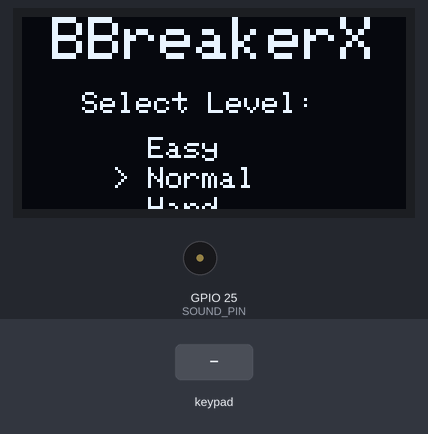
This sketch was run on a simulated ESP32. Shown: 128×64 one-colour display, buzzer (waves = sounding). Inputs (shaded band) come from the test bench. Random numbers use the default seed unless the sketch sets one.

Above: at 1.2 s.
1.3 s: key '-' pressed
At 1.97 s:
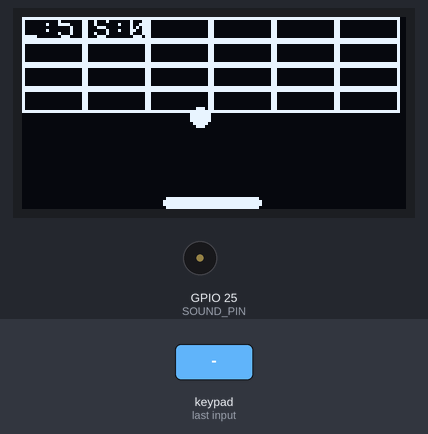
3.6 s: key 'L' pressed
At 5.6 s:
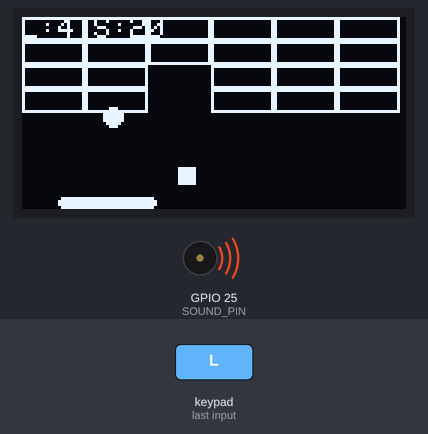
6.6 s: key 'R' pressed
At 7.23 s:
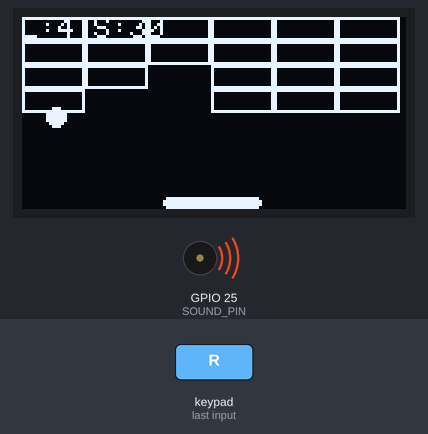
15.6 s: key 'R' pressed
At 18.1 s:
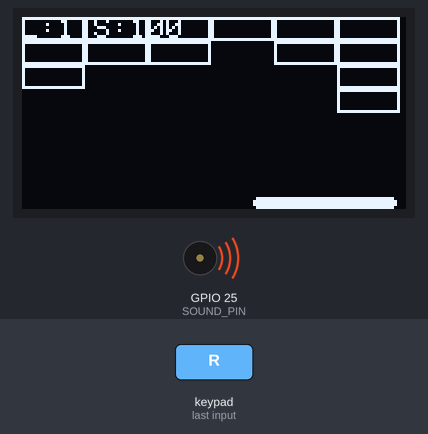
18.6 s: key 'U' pressed
At 20.47 s:
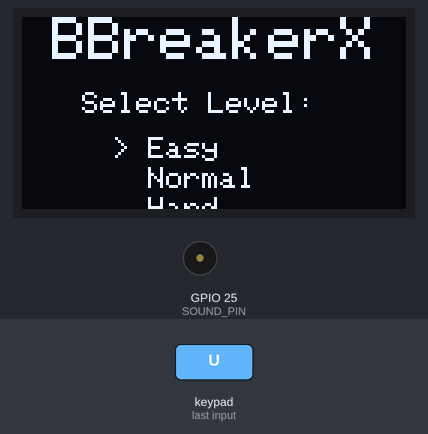
21.6 s: key '-' pressed
At 22.26 s:
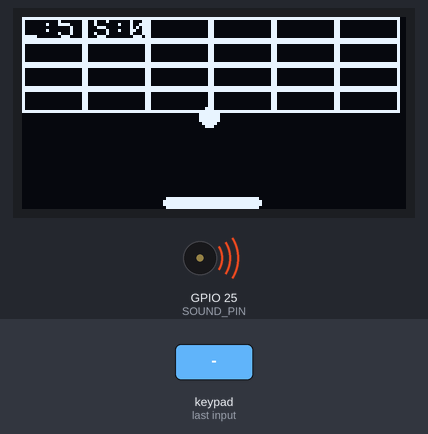
Timing chart, 0 to 25.6 s (numbered marks = the images above; inputs shaded):
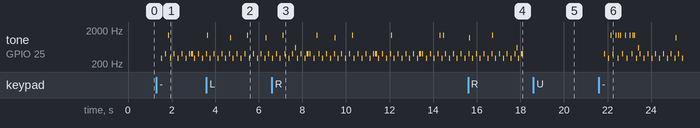

Measured:
- after the input at 1.3 s, tone on GPIO 25 (SOUND_PIN): plays 300 Hz for 0.04 s, 400 Hz for 0.04 s, 1400 Hz for 0.04 s, 300 Hz for 0.04 s, 400 Hz for 0.04 s, 300 Hz for 0.04 s … (14 notes in this stretch), starting after 0.23 s; the display: first changes after 0.41 s (image 1 shows a later state)
- after the input at 21.6 s, tone on GPIO 25 (SOUND_PIN): plays 400 Hz for 0.04 s, 300 Hz for 0.04 s, 1400 Hz for 0.04 s, 400 Hz for 0.04 s, 1400 Hz for 0.04 s, 300 Hz for 0.04 s … (30 notes in this stretch), starting after 0.25 s; the display: first changes after 0.43 s (image 6 shows a later state)

The sketch:

ESP32_Block_Breaker_game_program.ino
```cpp
#include <SPI.h>
#include <Adafruit_GFX.h>
#include <Adafruit_SSD1306.h>
#include <DabbleESP32.h>

// Screen and Display settings
#define SCREEN_WIDTH 128
#define SCREEN_HEIGHT 64
Adafruit_SSD1306 display(SCREEN_WIDTH, SCREEN_HEIGHT, &SPI, 16, 17, 5); // Adjust pins for your setup

// Game Constants
#define SOUND_PIN 25
#define PADDLE_HEIGHT 4
#define BALL_SIZE 3
#define BRICK_ROWS 4
#define BRICK_COLS 6
#define BRICK_WIDTH (SCREEN_WIDTH / BRICK_COLS)
#define BRICK_HEIGHT 8
#define MAX_LIVES 5
#define MAX_PARTICLES 30
#define MAX_POWERUPS 3
#define MAX_BALLS 2

// Data Structures for Game Objects
struct Particle { int x, y, t; };
struct PowerUp { int x, y, type; bool active; };
struct Ball { float x, y, dx, dy; bool active; };

// Game State Variables
int level = 1;
const char* levels[] = {"Easy","Normal","Hard"};
bool selecting = true;
bool gameRunning = false;
int paddleW, paddleX, score, lives;
bool bricks[BRICK_ROWS][BRICK_COLS];

// Object Pools
Particle parts[MAX_PARTICLES];
PowerUp ups[MAX_POWERUPS];
Ball balls[MAX_BALLS];

// --- Sound Functions ---
void toneT(int f, int d) {
  ledcSetup(0, f, 8);
  ledcAttachPin(SOUND_PIN, 0);
  ledcWriteTone(0, f);
  delay(d);
  ledcWriteTone(0, 0);
}

void soundWall() { toneT(600, 30); }
void soundPaddle() { toneT(1200, 30); }
void soundBrick() { toneT(1400, 40); }
void soundLose() { toneT(400, 100); }
void soundWin() { toneT(1500, 500); }

// Non-blocking background sound
unsigned long lastBgSoundTime = 0;
int bgNote = 0;
void bgLoop() {
  if (millis() - lastBgSoundTime > 100) {
    if (bgNote == 0) toneT(300, 40);
    else toneT(400, 40);
    bgNote = (bgNote + 1) % 2;
    lastBgSoundTime = millis();
  }
}

// --- Game Object Management ---
void spawnParticles(int x, int y) {
  for (int i = 0; i < MAX_PARTICLES; i++) {
    parts[i] = {x + random(-5, 6), y + random(-5, 6), random(10, 20)};
  }
}

void spawnPowerUp(int x, int y) {
  for (auto &u : ups) {
    if (!u.active) {
      u = {x, y, random(0, 3), true};
      break;
    }
  }
}

// --- Game State Management ---
void resetGame() {
  paddleW = 40 - level * 7;
  paddleX = (SCREEN_WIDTH - paddleW) / 2;
  score = 0;
  lives = MAX_LIVES;

  // Initialize all bricks as visible
  for (int r = 0; r < BRICK_ROWS; r++) {
    for (int c = 0; c < BRICK_COLS; c++) {
      bricks[r][c] = true;
    }
  }

  // Reset ball(s)
  for(int i = 0; i < MAX_BALLS; i++){
    balls[i] = {
      (float)SCREEN_WIDTH / 2, (float)SCREEN_HEIGHT - 20,
      cos(random(45, 135) * PI / 180.0f) * (2.0f + level * 0.5f),
      -abs(sin(random(45, 135) * PI / 180.0f)) * (2.0f + level * 0.5f),
      i == 0 // Only the first ball is active initially
    };
  }

  // Deactivate all power-ups
  for (auto &u : ups) u.active = false;
  display.clearDisplay();
}

void drawMenu() {
  display.clearDisplay();
  display.setTextSize(2);
  display.setTextColor(SSD1306_WHITE);
  display.setCursor(10, 0);
  display.println("BBreakerX");
  display.setTextSize(1);
  display.setCursor(20, 25);
  display.println("Select Level:");
  for (int i = 0; i < 3; i++) {
    display.setCursor(30, 40 + i * 10);
    if (i == level) display.print("> ");
    else display.print("  ");
    display.println(levels[i]);
  }
  display.display();
}

void showEndGameMessage(const char* message) {
    display.clearDisplay();
    display.setTextSize(2);
    display.setTextColor(SSD1306_WHITE);
    display.setCursor((SCREEN_WIDTH - strlen(message)*12)/2, SCREEN_HEIGHT/2 - 8);
    display.println(message);
    display.display();
    delay(2000); // Show message for 2 seconds
}

// --- Main Setup and Loop ---
void setup() {
  Serial.begin(115200);
  Dabble.begin("BBreakerX"); // Name your ESP32 for the Dabble App
  if (!display.begin(SSD1306_SWITCHCAPVCC, 0x3C)) {
    Serial.println(F("SSD1306 allocation failed"));
    for (;;);
  }
  display.clearDisplay();
  drawMenu();
}

void updateGame() {
  // --- Paddle Movement ---
  if (GamePad.isLeftPressed()) {
    paddleX -= 5;
    if (paddleX < 0) paddleX = 0;
  }
  if (GamePad.isRightPressed()) {
    paddleX += 5;
    if (paddleX + paddleW > SCREEN_WIDTH) paddleX = SCREEN_WIDTH - paddleW;
  }

  // --- Ball Logic ---
  bool allBallsDead = true;
  for (auto &b : balls) {
    if (!b.active) continue;
    allBallsDead = false;

    b.x += b.dx;
    b.y += b.dy;

    // Wall collision
    if (b.x - BALL_SIZE <= 0 || b.x + BALL_SIZE >= SCREEN_WIDTH) { b.dx = -b.dx; soundWall(); }
    if (b.y - BALL_SIZE <= 0) { b.dy = -b.dy; soundWall(); }

    // Paddle collision
    if (b.dy > 0 && b.y + BALL_SIZE >= SCREEN_HEIGHT - PADDLE_HEIGHT && b.x >= paddleX && b.x <= paddleX + paddleW) {
      b.dy = -b.dy;
      // Change angle based on where it hits the paddle
      float hitPos = (b.x - (paddleX + paddleW / 2)) / (paddleW / 2); // -1 to 1
      b.dx += hitPos * 0.5;
      soundPaddle();
    }

    // Brick collision
    for (int r = 0; r < BRICK_ROWS; r++) {
      for (int c = 0; c < BRICK_COLS; c++) {
        if (!bricks[r][c]) continue;
        int bx = c * BRICK_WIDTH;
        int by = r * BRICK_HEIGHT;
        if (b.x > bx && b.x < bx + BRICK_WIDTH && b.y > by && b.y < by + BRICK_HEIGHT) {
          bricks[r][c] = false; // Destroy brick
          score += 10;
          soundBrick();
          spawnParticles(bx + BRICK_WIDTH / 2, by + BRICK_HEIGHT / 2);
          if (random(0, 5) == 0) spawnPowerUp(bx + BRICK_WIDTH / 2, by + BRICK_HEIGHT / 2);

          // Improved bounce logic
          float overlapX = (BRICK_WIDTH / 2 + BALL_SIZE) - abs(b.x - (bx + BRICK_WIDTH / 2));
          float overlapY = (BRICK_HEIGHT / 2 + BALL_SIZE) - abs(b.y - (by + BRICK_HEIGHT / 2));
          if(overlapX < overlapY) b.dx = -b.dx;
          else b.dy = -b.dy;
        }
      }
    }

    // Ball lost
    if (b.y > SCREEN_HEIGHT) b.active = false;
  }

  if (allBallsDead) {
    lives--;
    soundLose();
    if (lives > 0) {
        // Relaunch a single ball
        balls[0].active = true;
        balls[0].x = paddleX + paddleW / 2;
        balls[0].y = SCREEN_HEIGHT - 20;
        balls[0].dy = -abs(balls[0].dy);
    } else {
        showEndGameMessage("GAME OVER");
        gameRunning = false;
        selecting = true;
    }
  }

  // --- Check for Win Condition ---
  bool allBricksGone = true;
  for (int r = 0; r < BRICK_ROWS; r++) {
    for (int c = 0; c < BRICK_COLS; c++) {
      if (bricks[r][c]) allBricksGone = false;
    }
  }
  if (allBricksGone) {
    soundWin();
    showEndGameMessage("YOU WIN!");
    gameRunning = false;
    selecting = true;
  }

  // --- Power-Up Logic ---
  for (auto &u : ups) {
    if (u.active) {
      u.y++;
      if (u.y > SCREEN_HEIGHT) u.active = false;
      // Check for paddle collision
      if (u.y > SCREEN_HEIGHT - PADDLE_HEIGHT && u.x > paddleX && u.x < paddleX + paddleW) {
        u.active = false;
        if (u.type == 0) paddleW = min(paddleW + 15, SCREEN_WIDTH - 10); // Bigger paddle
        else if (u.type == 1 && lives < MAX_LIVES) lives++; // Extra life
        else if (u.type == 2) { // Multiball
          for (auto &ball : balls) if(!ball.active) { ball.active = true; break;}
        }
      }
    }
  }
}

void drawGame() {
  display.clearDisplay();

  // Draw particles
  for (auto &p : parts) {
    if (p.t-- > 0) {
      display.drawPixel(p.x, p.y, SSD1306_WHITE);
      p.y += 1;
    }
  }

  // Draw bricks
  for (int r = 0; r < BRICK_ROWS; r++) {
    for (int c = 0; c < BRICK_COLS; c++) {
      if (bricks[r][c]) {
        display.drawRect(c * BRICK_WIDTH, r * BRICK_HEIGHT, BRICK_WIDTH, BRICK_HEIGHT, SSD1306_WHITE);
      }
    }
  }

  // Draw paddle
  display.fillRoundRect(paddleX, SCREEN_HEIGHT - PADDLE_HEIGHT, paddleW, PADDLE_HEIGHT, 2, SSD1306_WHITE);

  // Draw balls
  for (auto &b : balls) if (b.active) display.fillCircle(b.x, b.y, BALL_SIZE, SSD1306_WHITE);

  // Draw powerups
  for (auto &u : ups) if (u.active) display.fillRect(u.x, u.y, 6, 6, SSD1306_WHITE);

  // Draw score and lives
  display.setTextSize(1);
  display.setCursor(0, 0);
  display.printf("L:%d S:%d", lives, score);

  display.display();
}

void loop() {
  Dabble.processInput();

  if (selecting) {
    if (GamePad.isUpPressed()) { level = (level + 2) % 3; delay(150); }
    if (GamePad.isDownPressed()) { level = (level + 1) % 3; delay(150); }
    drawMenu();
    if (GamePad.isSelectPressed()) {
      selecting = false;
      gameRunning = true;
      resetGame();
      delay(200);
    }
    return;
  }

  if (gameRunning) {
    bgLoop();
    updateGame();
    drawGame();
    delay(20); // Frame delay
  } else {
    // If game has ended, go back to selection mode
    selecting = true;
    drawMenu();
    delay(200);
  }
}
```
